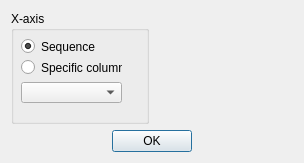
<?xml version="1.0" encoding="UTF-8"?>
<ui version="4.0">
 <class>Dialog</class>
 <widget class="QDialog" name="Dialog">
  <property name="geometry">
   <rect>
    <x>0</x>
    <y>0</y>
    <width>304</width>
    <height>163</height>
   </rect>
  </property>
  <property name="windowTitle">
   <string>Setting</string>
  </property>
  <layout class="QGridLayout" name="gridLayout_4">
   <item row="0" column="0">
    <layout class="QGridLayout" name="gridLayout">
     <item row="0" column="0">
      <widget class="QGroupBox" name="groupBox_2">
       <property name="title">
        <string>X-axis</string>
       </property>
       <widget class="QRadioButton" name="Btn_X_Sequence">
        <property name="geometry">
         <rect>
          <x>10</x>
          <y>20</y>
          <width>91</width>
          <height>31</height>
         </rect>
        </property>
        <property name="text">
         <string>Sequence</string>
        </property>
        <property name="checked">
         <bool>true</bool>
        </property>
       </widget>
       <widget class="QRadioButton" name="Btn_X_Specific">
        <property name="geometry">
         <rect>
          <x>10</x>
          <y>46</y>
          <width>101</width>
          <height>21</height>
         </rect>
        </property>
        <property name="text">
         <string>Specific column</string>
        </property>
       </widget>
       <widget class="QComboBox" name="X_column">
        <property name="geometry">
         <rect>
          <x>10</x>
          <y>71</y>
          <width>101</width>
          <height>21</height>
         </rect>
        </property>
       </widget>
      </widget>
     </item>
    </layout>
   </item>
   <item row="0" column="1">
    <layout class="QGridLayout" name="gridLayout_2"/>
   </item>
   <item row="1" column="0" colspan="2">
    <layout class="QGridLayout" name="gridLayout_3">
     <item row="0" column="1">
      <widget class="QLabel" name="label_2">
       <property name="text">
        <string/>
       </property>
      </widget>
     </item>
     <item row="0" column="0">
      <widget class="QLabel" name="label">
       <property name="text">
        <string/>
       </property>
      </widget>
     </item>
     <item row="0" column="2">
      <widget class="QPushButton" name="Btn_OK">
       <property name="text">
        <string>OK</string>
       </property>
      </widget>
     </item>
     <item row="0" column="4">
      <widget class="QLabel" name="label_3">
       <property name="text">
        <string/>
       </property>
      </widget>
     </item>
     <item row="0" column="3">
      <widget class="QLabel" name="label_4">
       <property name="text">
        <string/>
       </property>
      </widget>
     </item>
    </layout>
   </item>
  </layout>
 </widget>
 <resources/>
 <connections/>
</ui>
